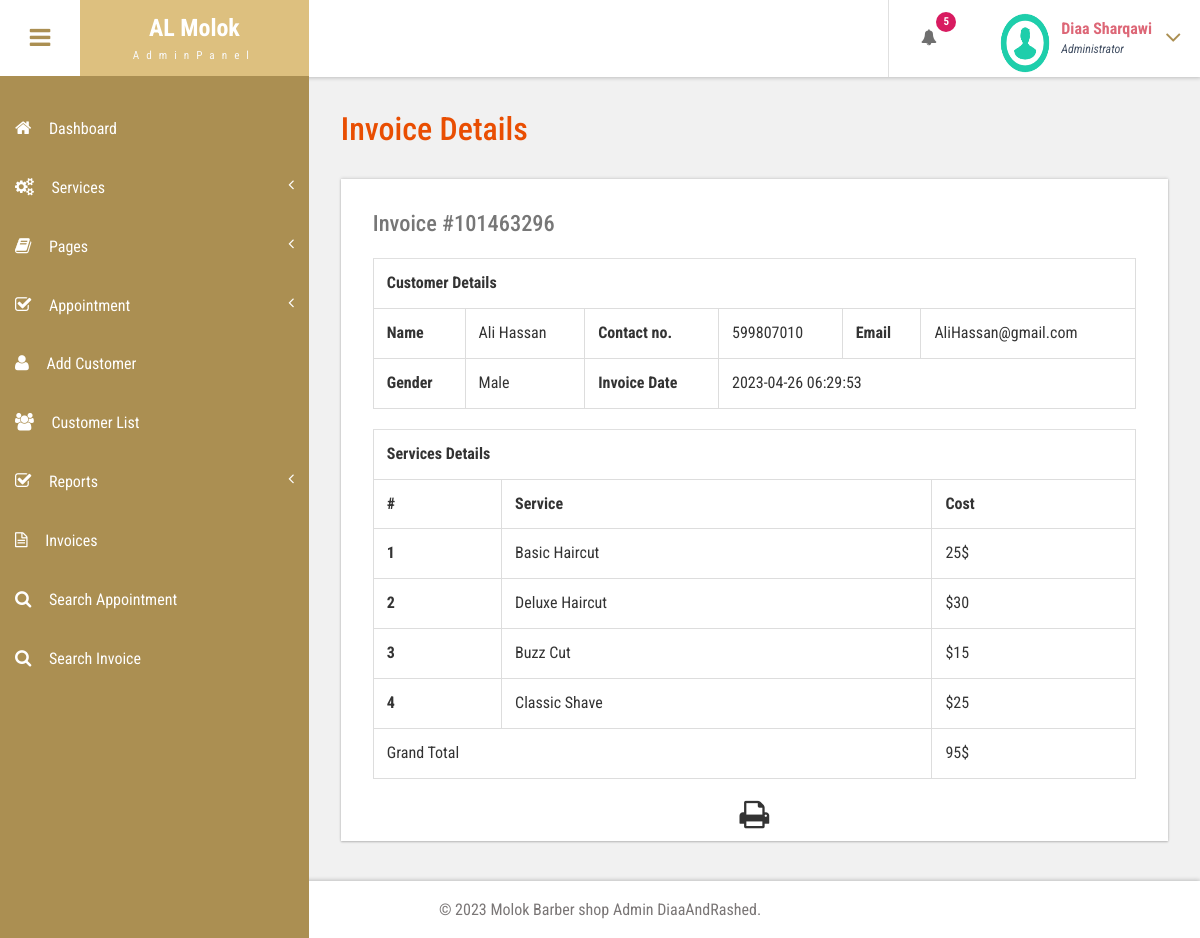
Page /DashBoard/view-invoice.php?invoiceid=101463296 (signed in) on the committed database.
### tables this page shows
CREATE TABLE `tblservices` (
  `ID` int(10) NOT NULL,
  `ServiceName` varchar(200) DEFAULT NULL,
  `Cost` varchar(10) DEFAULT NULL,
  `CreationDate` timestamp NULL DEFAULT current_timestamp()
);

### DashBoard/view-invoice.php (the view, shortened to what this page needs)
<?php
include('includes/dbconnection.php');
if (strlen($_SESSION['bpmsaid']==0)) {
  header('location:logout.php');
  } else{
  ?>
<!DOCTYPE HTML>
<html>
<head>
<link href="css/bootstrap.css" rel='stylesheet' type='text/css' />
<link href="css/style.css" rel='stylesheet' type='text/css' />
<link href="css/font-awesome.css" rel="stylesheet">
<link href="css/animate.css" rel="stylesheet" type="text/css" media="all">
<link href="css/custom.css" rel="stylesheet">
</head>
<body class="cbp-spmenu-push">
	<div class="main-content">
		 <?php include_once('includes/sidebar.php');?>
		 <?php include_once('includes/header.php');?>
		<div id="page-wrapper">
			<div class="main-page">
				<div class="tables" id="exampl">
					<h3 class="title1">Invoice Details</h3>
	<?php
	$invid=intval($_GET['invoiceid']);
$ret=mysqli_query($con,"select DISTINCT  tblinvoice.PostingDate,tblcustomers.Name,tblcustomers.Email,tblcustomers.MobileNumber,tblcustomers.Gender
	from  tblinvoice
	join tblcustomers on tblcustomers.ID=tblinvoice.Userid
	where tblinvoice.BillingId='$invid'");
while ($row=mysqli_fetch_array($ret)) {
?>
					<div class="table-responsive bs-example widget-shadow">
						<h4>Invoice #<?php echo $invid;?></h4>
						<table class="table table-bordered" width="100%" border="1">
							<tr>
							<th colspan="6">Customer Details</th>
							</tr>
							 <tr>
								<th>Name</th>
								<td><?php echo $row['Name']?></td>
								<th>Contact no.</th>
								<td><?php echo $row['MobileNumber']?></td>
								<th>Email </th>
								<td><?php echo $row['Email']?></td>
							</tr>
							 <tr>
								<th>Gender</th>
								<td><?php echo $row['Gender']?></td>
								<th>Invoice Date</th>
								<td colspan="3"><?php echo $row['PostingDate']?></td>
							</tr>
<?php }?>
</table>
<table class="table table-bordered" width="100%" border="1">
		<tr>
			<th colspan="3">Services Details</th>
		</tr>
		<tr>
			<th>#</th>
			<th>Service</th>
			<th>Cost</th>
		</tr>
<?php
$ret=mysqli_query($con,"select tblservices.ServiceName,tblservices.Cost
	from  tblinvoice
	join tblservices on tblservices.ID=tblinvoice.ServiceId
	where tblinvoice.BillingId='$invid'");
$cnt=1;
$gtotal = 0;
while ($row=mysqli_fetch_array($ret)) {
	?>
	<tr>
		<th><?php echo $cnt;?></th>
		<td><?php echo $row['ServiceName']?></td>
		<td><?php echo $subtotal=$row['Cost']?></td>
	</tr>
	<?php
	$subtotal = str_replace("$", "", $subtotal);
	$cnt=$cnt+1;
	$gtotal+=$subtotal;
							}
	?>
	<tr>
		<td colspan="2">Grand Total</td>
		<td><?php echo $gtotal."$"?></td>
	</tr>
</table>
  <p style="margin-top:1%"  align="center">
  <i class="fa fa-print fa-2x" style="cursor: pointer;"  OnClick="CallPrint(this.value)" ></i>
</p>
					</div>
				</div>
			</div>
		</div>
		 <?php include_once('includes/footer.php');?>
	</div>
</body>
</html>
<?php }  ?>

### DashBoard/includes/header.php (shortened to what this page needs)
<div class="sticky-header header-section ">
      <div class="header-left">
        <button id="showLeftPush"><i class="fa fa-bars"></i></button>
        <div class="logo">
          <a href="../Home/index.php">
            <h1>AL Molok</h1>
            <span>AdminPanel</span>
          </a>
        </div>
        <div class="clearfix"> </div>
      </div>
      <div class="header-right">
        <div class="profile_details_left">
          <ul class="nofitications-dropdown">
            <?php
$ret1=mysqli_query($con,"select ID,Name from  tblappointment where Status=''");
$num=mysqli_num_rows($ret1);
?>
            <li class="dropdown head-dpdn">
              <a href="#" class="dropdown-toggle" data-toggle="dropdown" aria-expanded="false"><i class="fa fa-bell"></i><span class="badge blue"><?php echo $num;?></span></a>
            </li>
          </ul>
          <div class="clearfix"> </div>
        </div>
        <div class="profile_details">
        <?php
$adid=$_SESSION['bpmsaid'];
$ret=mysqli_query($con,"select AdminName from tbladmin where ID='$adid'");
$row=mysqli_fetch_array($ret);
$name=$row['AdminName'];
?>
          <ul>
            <li class="dropdown profile_details_drop">
              <a href="#" class="dropdown-toggle" data-toggle="dropdown" aria-expanded="false">
                <div class="profile_img">
                  <span class="prfil-img"><img src="images/download (1).png" alt="" width="50" height="60"> </span>
                  <div class="user-name">
                    <p><?php echo $name; ?></p>
                    <span>Administrator</span>
                  </div>
                  <i class="fa fa-angle-down lnr"></i>
                  <div class="clearfix"></div>
                </div>
              </a>
            </li>
          </ul>
        </div>
      </div>
      <div class="clearfix"> </div>
    </div>

### DashBoard/css/style.css (style rules this page uses)
h4, h5, h6, h1, h2, h3 { margin: 0; }
ul, ol { margin: 0; }
p { margin: 0; }
html, body { font-family: 'Roboto Condensed', sans-serif; font-size: 100%; overflow-x: hidden; background: #fff; }
body a { transition: 0.5s all ease; -webkit-transition: 0.5s all ease; -moz-transition: 0.5s all ease; -o-transition: 0.5s all ease; -ms-transition: 0.5s all ease; text-decoration:none; }
h1,h2,h3,h4,h5,h6 { margin:0; }
p { margin:0; }
ul,label { margin:0; padding:0; }
.main-content { position: relative; }
.sticky-header { position: fixed; top: 0; left:0px; width: 100%; z-index: 100; }
.header-section { background:#FFF; box-shadow: 1px 1px 4px rgba(0, 0, 0, 0.21); -webkit-box-shadow: 1px 1px 4px rgba(0, 0, 0, 0.21); -moz-box-shadow: 1px 1px 4px rgba(0, 0, 0, 0.21); -o-box-shadow: 1px 1px 4px rgba(0, 0, 0, 0.21); }
.header-section::after { clear: both; display: block; content: ''; }
.header-left { float: left; width: 45%; }
.header-right { float: right; }
button#showLeftPush { font-size: 1.5em; width: 80px; padding: 0.87em 0; text-align: center; cursor: pointer; float: left; color: #6F6F6F; -moz-transition: all 0.2s ease-out 0s; -webkit-transition: all 0.2s ease-out 0s; transition: all 0.2s ease-out 0s; border: none; background-color: #fff; outline:none; }
.cbp-spmenu-push { overflow-x: hidden; position: relative; }
.cbp-spmenu, .cbp-spmenu-push { -webkit-transition: all 0.3s ease; -moz-transition: all 0.3s ease; transition: all 0.3s ease; }
.cbp-spmenu-push div#page-wrapper { margin: 0 0 0 19.3em; transition:.5s all; -webkit-transition:.5s all; -moz-transition:.5s all; }
.fa { display: inline-block; font-family: FontAwesome; font-style: normal; font-weight: normal; line-height: 1; -webkit-font-smoothing: antialiased; -moz-osx-font-smoothing: grayscale; }
.logo { background: hwb(41 39% 16% / 0.82); text-align: center; float: left; }
.logo a { padding: 0.9em 3.3em .7em; display: block; text-decoration: none; }
.logo a h1 { color: #fff; font-size: 1.5em; line-height: 1.2em; font-weight: 700; }
.logo a span { color: #F8F8F8; font-size: .7em; text-align: center; letter-spacing: 7px; }
.profile_details_left { float: left; }
li.dropdown.head-dpdn { display: inline-block; padding: 1.7em 0; border-left: 1px solid #E0E0E0; float: left; }
li.dropdown.head-dpdn a.dropdown-toggle { padding: 1.7em 2em; }
i.fa.fa-bell { color:#6F6F6F; }
.header-right span.badge { font-size: 11px; font-weight: bold; color: #FFF; background: #8BC34A; line-height: 15px; width: 20px; height: 20px; border-radius: 2em; -webkit-border-radius: 2em; -moz-border-radius: 2em; -o-border-radius: 2em; text-align: center; display: inline-block; position: absolute; top: 16%; padding: 2px 0 0; }
.header-right span.blue { background-color:#D81B60; }
.profile_details { float: right; }
.profile_details_drop a.dropdown-toggle { display:block; padding: 0.8em 3em 0 2em; }
.profile_img span.prfil-img { float:left; }
.user-name { float:left; margin-top:8px; margin-left:11px; height:35px; }
.profile_details ul li { list-style-type:none; position:relative; }
.profile_details li a i.fa.lnr { position: absolute; top: 34%; right: 8%; color: #ab8f52; font-size: 1.6em; }
.user-name p { font-size:1em; color:#DD6777; line-height:1em; font-weight:700; }
.user-name span { font-size: .75em; font-style: italic; color: #424f63; font-weight: normal; margin-top: .3em; }
.widget-shadow { background-color: #fff; box-shadow: 0 -1px 3px rgba(0,0,0,.12),0 1px 2px rgba(0,0,0,.24); -webkit-box-shadow: 0 -1px 3px rgba(0,0,0,.12),0 1px 2px rgba(0,0,0,.24); -moz-box-shadow: 0 -1px 3px rgba(0,0,0,.12),0 1px 2px rgba(0,0,0,.24); }
h3.title1 { font-size: 2em; color: #e94e02; margin-bottom: 0.8em; }
.table > thead > tr > th, .table > tbody > tr > th, .table > tfoot > tr > th, .table > thead > tr > td, .table > tbody > tr > td, .table > tfoot > tr > td { border-top: none; }
.tables h4 { font-size: 1.4em; margin-bottom: 1em; color: #777777; }
.tables .panel-body ,.tables .bs-example { padding: 2em 2em 0.5em; }
.tables .table > thead > tr > th, .tables .table > tbody > tr > th, .tables .table > tfoot > tr > th, .tables .table > thead > tr > td, .tables .table > tbody > tr > td, .tables .table > tfoot > tr > td { padding: 13px; border-top: 1px solid #E0E0E0; }
.bs-example { margin-top: 2em; }

### DashBoard/css/custom.css (style rules this page uses)
#page-wrapper { padding:7em 2em 2.5em; background-color: #F1F1F1; }

### rows in the picture
tblservices: ServiceName "Basic Haircut", Cost "25$"
tblservices: ServiceName "Deluxe Haircut", Cost "$30"
tblservices: ServiceName "Buzz Cut", Cost "$15"
tblservices: ServiceName "Classic Shave", Cost "$25"

### other values in the picture
$num "5"
$name "Diaa Sharqawi"
$row['Name'] "Ali Hassan"
$row['MobileNumber'] "599807010"
$row['Email'] "AliHassan@gmail.com"
$row['Gender'] "Male"
$row['PostingDate'] "2023-04-26 06:29:53"
$gtotal "95"
